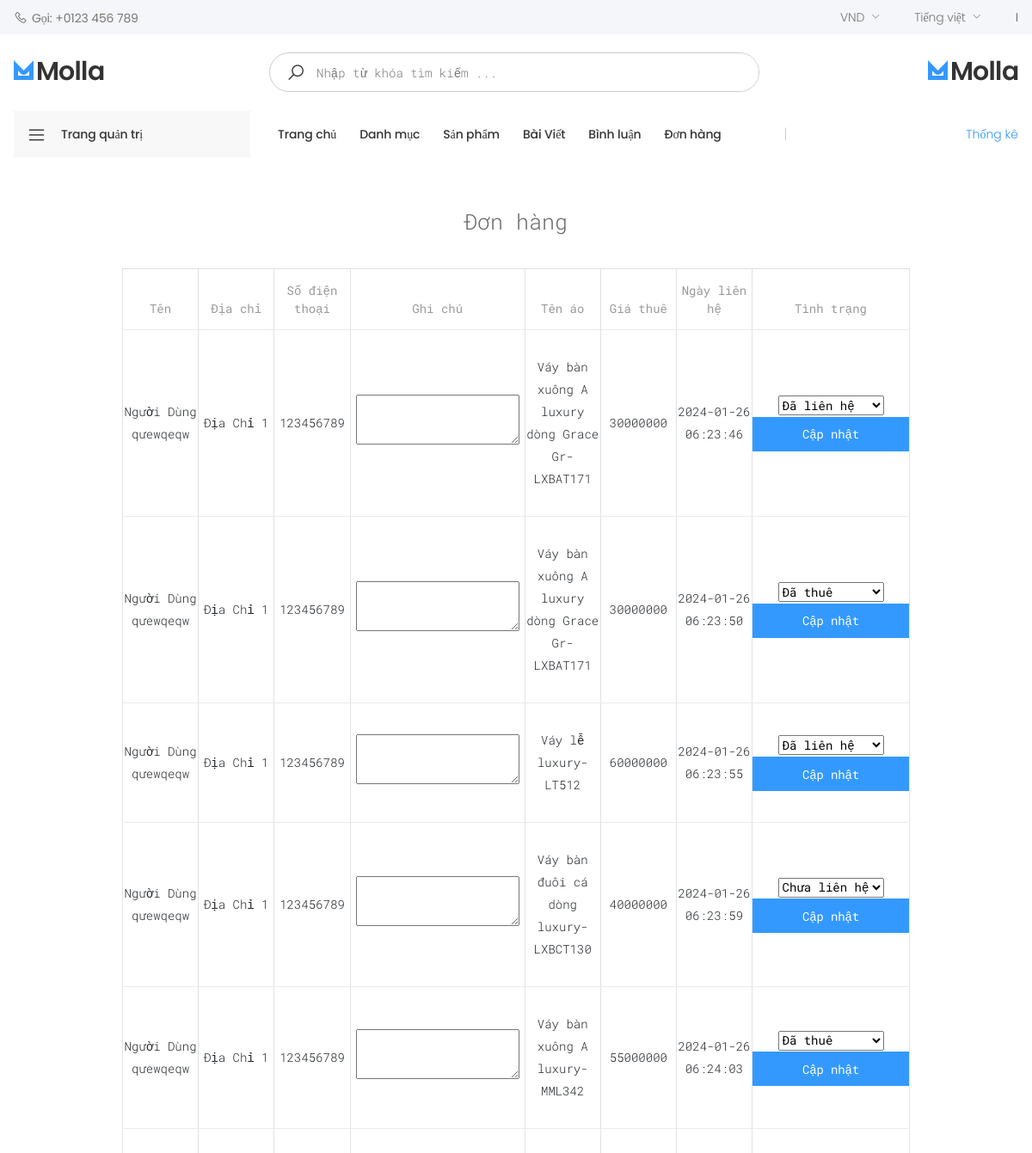
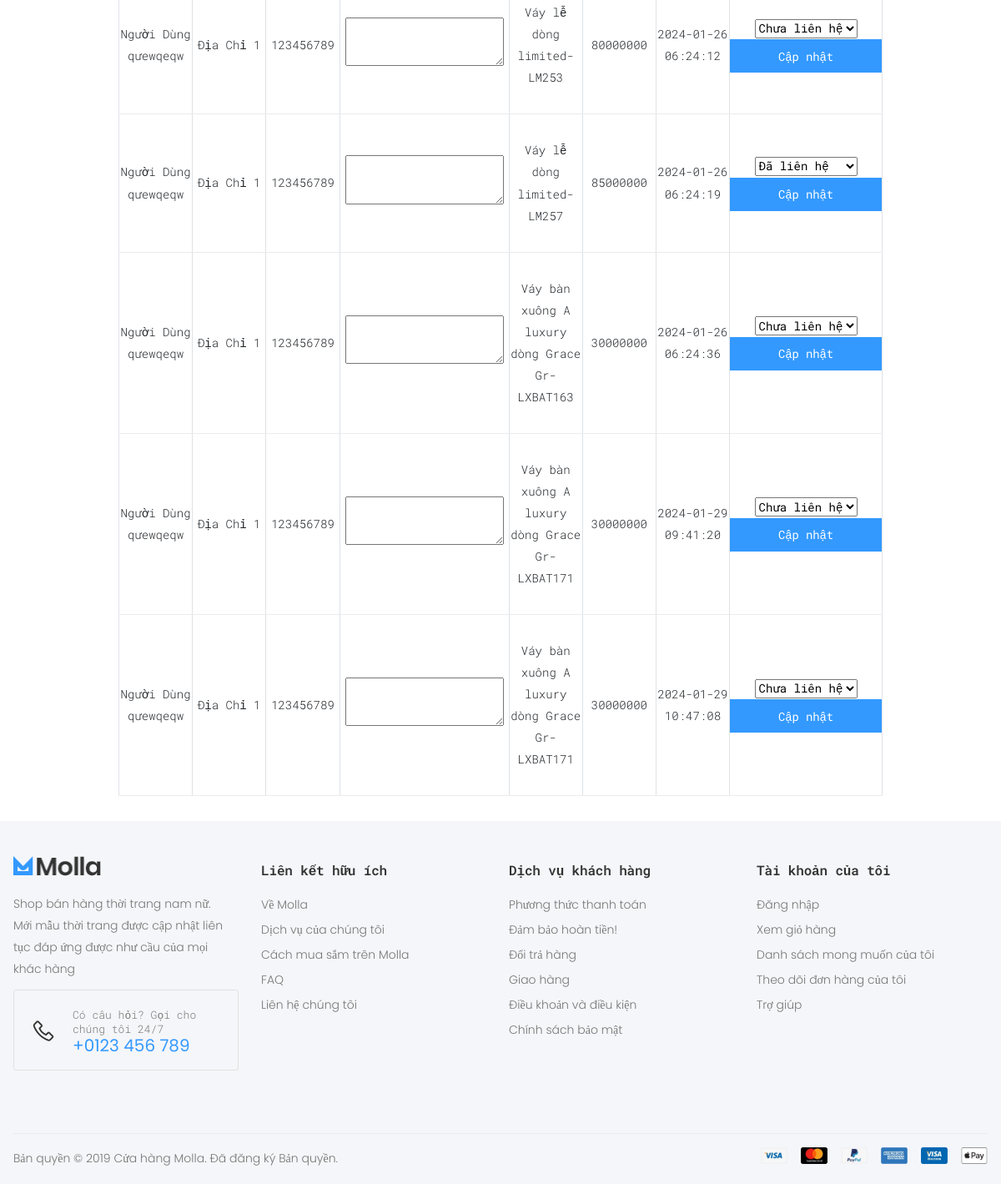
The page /admin/?act=donhang on the database its author committed (2 pictures, top to bottom).
### tables this page shows
CREATE TABLE `sanpham` (
  `id` int NOT NULL,
  `ten` varchar(255) NOT NULL,
  `soLuong` int NOT NULL,
  `gia` int NOT NULL,
  `hinhAnh` varchar(255) NOT NULL,
  `moTa` varchar(255) NOT NULL,
  `idDanhMuc` int NOT NULL,
  `luotxem` int NOT NULL,
  `trangThai` tinyint NOT NULL,
  `luotthue` int NOT NULL
);

CREATE TABLE `donthue` (
  `id` int NOT NULL,
  `idSP` int NOT NULL,
  `ngayThue` timestamp NULL DEFAULT CURRENT_TIMESTAMP,
  `trangThai` tinyint NOT NULL,
  `ten` varchar(50) NOT NULL,
  `diaChi` varchar(255) NOT NULL,
  `sdt` int NOT NULL,
  `ghiChu` varchar(500) NOT NULL
);

### common/helper.php (called while the page is built, shortened)
<?php
if (!function_exists('showViewAdmin')) {
    function showViewAdmin($view, $data = null)
    {
        require_once '../admin/views/master.php';
    }
}

### admin/controllers/DonThueController.php (called while the page is built, shortened)
<?php
function alldonthue(){
    $data['donthue']=donthue();
    showViewAdmin('../admin/views/DonHang/DonHang.php', $data);
}

### admin/models/DonHang.php (called while the page is built, shortened)
<?php
function donthue()
{
    try {
        $sql = "SELECT dt.id , sp.ten tensp , sp.gia , sp.hinhAnh , dt.ngayThue ,dt.trangThai ,dt.ten,dt.diaChi,dt.sdt,dt.ghiChu
                FROM sanpham sp
                JOIN donthue dt ON sp.id = dt.idSP;";
        $stmt = $GLOBALS['conn']->prepare($sql);
        $stmt->execute();
        return $stmt->fetchAll(PDO::FETCH_ASSOC);
    } catch (Exception $e) {
        echo 'ERROR: ' . $e->getMessage();
        die;
    }
}

### admin/views/DonHang/DonHang.php (the view, shortened to what this page needs)
<main class="main" style="width: 78%; margin: 0 auto;">
    <br>
    <br>
    <div class="box_title" style="font-size: 25px; text-align: center; margin-bottom: 10px;">Đơn hàng</div>
    <div class="container mt-3">
        <div class="row">
            <div class="col-12">
                <div class="mb-3 formds_loai">
                    <table class="table table-bordered">
                        <thead>
                        <tr>
                            <th class="text-center">Tên</th>
                            <th class="text-center">Địa chỉ</th>
                            <th class="text-center">Số điện thoại</th>
                            <th class="text-center">Ghi chú</th>
                            <th class="text-center">Tên áo</th>
                            <th class="text-center">Giá thuê</th>
                            <th class="text-center">Ngày liên hệ</th>
                            <th class="text-center">Tình trạng</th>
                        </tr>
                        </thead>
                        <tbody>
                        <?php foreach ($donthue as $dh) : ?>
                            <tr>
                                <td class="col-md-1 text-center"><?= $dh['ten'] ?></td>
                                <td class="col-md-1 text-center"><?= $dh['diaChi']  ?></td>
                                <td class="col-md-1 text-center"><?= $dh['sdt'] ?></td>
                                <td class="col-md-1 text-center"><textarea><?= $dh['ghiChu'] ?></textarea></td>
                                <td class="col-md-1 text-center"><?= $dh['tensp'] ?></td>
                                <td class="col-md-1 text-center"><?= $dh['gia'] ?></td>
                                <td class="col-md-1 text-center"><?= $dh['ngayThue'] ?></td>
                                <td class="col-md-1 text-center">
                                    <form action="/admin/?act=tinhtrangdh" method="post">
                                        <select name="tinhtrangdh">
                                            <?php if ($dh['trangThai'] == 1): ?>
                                                <option value="1" selected>Chưa liên hệ</option>
                                            <?php elseif ($dh['trangThai'] == 2): ?>
                                                <option value="2" selected>Đã liên hệ</option>
                                            <?php elseif ($dh['trangThai'] == 3): ?>
                                                <option value="3" selected>Đã thuê</option>
                                            <?php endif; ?>
                                        </select>
                                        <input class="btn btn-primary btn-block" type="submit" name="gui" value="Cập nhật">
                                    </form>
                                </td>
                            </tr>
                        <?php endforeach; ?>
                        </tbody>
                    </table>
                </div>
            </div>
        </div>
    </div>
</main>

### assets/css/skins/skin-demo-4.css (style rules this page uses)
.btn-primary { color:#fff;background-color:#39f;border-color:#39f;box-shadow:none }

### rows shown on the page
sanpham: donthue.ten "Người Dùng qưewqeqw", donthue.diaChi "Địa Chỉ 1", donthue.sdt "123456789", ten "Váy bàn xuông A luxury dòng Grace Gr-LXBAT171", gia "30000000", donthue.ngayThue "2024-01-26 06:23:46", tinhtrangdh "Đã liên hệ", donthue.ngayThue "2024-01-26 06:23:50", tinhtrangdh "Đã thuê", donthue.ngayThue "2024-01-29 09:41:20", tinhtrangdh "Chưa liên hệ", donthue.ngayThue "2024-01-29 10:47:08"
sanpham: donthue.ten "Người Dùng qưewqeqw", donthue.diaChi "Địa Chỉ 1", donthue.sdt "123456789", ten "Váy lễ luxury-LT512", gia "60000000", donthue.ngayThue "2024-01-26 06:23:55", tinhtrangdh "Đã liên hệ"
sanpham: donthue.ten "Người Dùng qưewqeqw", donthue.diaChi "Địa Chỉ 1", donthue.sdt "123456789", ten "Váy bàn đuôi cá dòng luxury-LXBCT130", gia "40000000", donthue.ngayThue "2024-01-26 06:23:59", tinhtrangdh "Chưa liên hệ"
sanpham: donthue.ten "Người Dùng qưewqeqw", donthue.diaChi "Địa Chỉ 1", donthue.sdt "123456789", ten "Váy bàn xuông A luxury-MML342", gia "55000000", donthue.ngayThue "2024-01-26 06:24:03", tinhtrangdh "Đã thuê"
sanpham: donthue.ten "Người Dùng qưewqeqw", donthue.diaChi "Địa Chỉ 1", donthue.sdt "123456789", ten "Váy lễ dòng limited-LM253", gia "80000000", donthue.ngayThue "2024-01-26 06:24:12", tinhtrangdh "Chưa liên hệ"
sanpham: donthue.ten "Người Dùng qưewqeqw", donthue.diaChi "Địa Chỉ 1", donthue.sdt "123456789", ten "Váy lễ dòng limited-LM257", gia "85000000", donthue.ngayThue "2024-01-26 06:24:19", tinhtrangdh "Đã liên hệ"
sanpham: donthue.ten "Người Dùng qưewqeqw", donthue.diaChi "Địa Chỉ 1", donthue.sdt "123456789", ten "Váy bàn xuông A luxury dòng Grace Gr-LXBAT163", gia "30000000", donthue.ngayThue "2024-01-26 06:24:36", tinhtrangdh "Chưa liên hệ"
